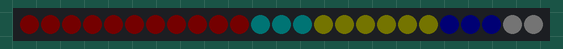
Recording of a sketch running on a simulated ATtiny85, built with avr-gcc and run on an emulated ATtiny85. On the bench: 25 RGB LEDs in strip order, left to right. Dim RGB values are drawn brighter than linear.

Above: at 0.4 s.
At 5.2 s:
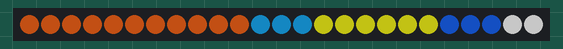

The sketch:

sunmoon.ino
```cpp
#include <Adafruit_DotStar.h>
// Because conditional #includes don't work w/Arduino sketches...
//#include <SPI.h>         // COMMENT OUT THIS LINE FOR GEMMA OR TRINKET
#include <avr/power.h> // ENABLE THIS LINE FOR GEMMA OR TRINKET

#define NUMPIXELS 25 // Number of LEDs in strip

// Here's how to control the LEDs from any two pins:
#define DATAPIN    3
#define CLOCKPIN   4
Adafruit_DotStar strip = Adafruit_DotStar(
  NUMPIXELS, DATAPIN, CLOCKPIN, DOTSTAR_BGR);

void setup() {
//
//#if defined(__AVR_ATtiny85__) && (F_CPU == 16000000L)
//  clock_prescale_set(clock_div_1); // Enable 16 MHz on Trinket
//#endif
  strip.begin(); // Initialize pins for output
  strip.show();  // Turn all LEDs off ASAP
  strip.setPixelColor(16,0xe5e619);
  strip.setPixelColor(17,0xe5e619);
  strip.setPixelColor(18,0xe5e619);
  strip.setPixelColor(19,0xe5e619);
  strip.setPixelColor(15,0xe5e619);
  strip.setPixelColor(14,0xe5e619);
  strip.setPixelColor(23,0xffffff);
  strip.setPixelColor(20,0x195de6);
  strip.setPixelColor(12,0x19a1e6);
  strip.setPixelColor(13,0x19a1e6);
  strip.setPixelColor(11,0x19a1e6);
  strip.setPixelColor(0,0xe65e19);
  strip.setPixelColor(1,0xe65e19);
  strip.setPixelColor(2,0xe65e19);
  strip.setPixelColor(4,0xe65e19);
  strip.setPixelColor(3,0xe65e19);
  strip.setPixelColor(6,0xe65e19);
  strip.setPixelColor(5,0xe65e19);
  strip.setPixelColor(7,0xe65e19);
  strip.setPixelColor(8,0xe65e19);
  strip.setPixelColor(9,0xe65e19);
  strip.setPixelColor(22,0x195de6);
  strip.setPixelColor(21,0x195de6);
  strip.setPixelColor(10,0xe65e19);
  strip.setPixelColor(24,0xffffff);

  float t = 0;
  for (int x = 0; x < 100; x += 1) {
    t += 0.01;
    strip.setBrightness(pow(t, 3) * 100);
    strip.show();
    delay(x);
  }
}

void loop() {
  strip.show();
}
```
